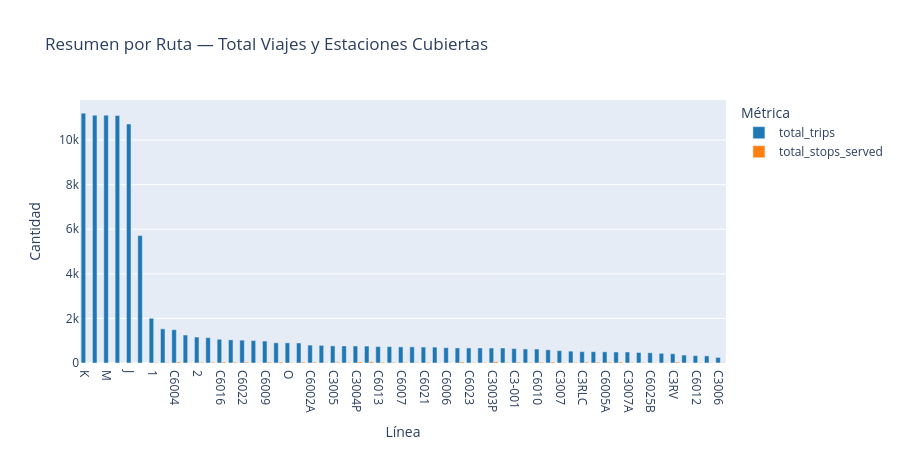

The notebook cell saved with this chart:
### Markdown cell above
## 4. Resumen por Ruta — Viajes y Estaciones Cubiertas

### Code cell
df_r = df_routes.sort_values("total_trips", ascending=False).copy()

fig = px.bar(
    df_r,
    x="route_short_name",
    y=["total_trips", "total_stops_served"],
    barmode="group",
    color_discrete_map={"total_trips": "#1f77b4", "total_stops_served": "#ff7f0e"},
    labels={"route_short_name":"Línea","value":"Cantidad","variable":"Métrica"},
    title="Resumen por Ruta — Total Viajes y Estaciones Cubiertas",
    height=450
)
fig.update_layout(legend_title_text="Métrica")
fig.show()

### Figure 1 — Plotly figure (JSON) as saved in the notebook; plotly's stock layout.template omitted (floating-point values rounded to 4 significant figures)
{"data": [{"alignmentgroup": "True", "hovertemplate": "Métrica=total_trips<br>Línea=%{x}<br>Cantidad=%{y}<extra></extra>", "legendgroup": "total_trips", "marker": {"color": "#1f77b4", "pattern": {"shape": ""}}, "name": "total_trips", "offsetgroup": "total_trips", "orientation": "v", "showlegend": true, "textposition": "auto", "type": "bar", "x": ["K", "H", "M", "P", "J", "L", "1", "A", "C6004", "B", "2", "C6020", "C6016", "C6015A", "C6022", "T-A", "C6009", "C6022A", "O", "C3002", "C6002A", "C6001", "C3005", "C6018", "C3004P", "C3003M", "C6013", "C6008", "C6007", "C6003", "C6021", "C6019", "C6006", "C3004B", "C6023", "C6024", "C3003P", "C6014", "C3-001", "C6025", "C6010", "C6002", "C3007", "C3008", "C3RLC", "C6005", "C6005A", "C3RA", "C3007A", "C3001A", "C6025B", "C6019A", "C3RV", "C6011", "C6012", "C6012A", "C3006"], "xaxis": "x", "y": [11209, 11120, 11120, 11105, 10720, 5716, 2006, 1533, 1494, 1255, 1164, 1136, 1065, 1038, 1025, 1005, 985, 907, 905, 898, 803, 791, 769, 763, 763, 759, 736, 734, 723, 723, 715, 713, 688, 675, 675, 674, 673, 673, 647, 630, 628, 592, 554, 531, 509, 508, 500, 495, 493, 473, 458, 434, 417, 356, 330, 320, 250], "yaxis": "y"}, {"alignmentgroup": "True", "hovertemplate": "Métrica=total_stops_served<br>Línea=%{x}<br>Cantidad=%{y}<extra></extra>", "legendgroup": "total_stops_served", "marker": {"color": "#ff7f0e", "pattern": {"shape": ""}}, "name": "total_stops_served", "offsetgroup": "total_stops_served", "orientation": "v", "showlegend": true, "textposition": "auto", "type": "bar", "x": ["K", "H", "M", "P", "J", "L", "1", "A", "C6004", "B", "2", "C6020", "C6016", "C6015A", "C6022", "T-A", "C6009", "C6022A", "O", "C3002", "C6002A", "C6001", "C3005", "C6018", "C3004P", "C3003M", "C6013", "C6008", "C6007", "C6003", "C6021", "C6019", "C6006", "C3004B", "C6023", "C6024", "C3003P", "C6014", "C3-001", "C6025", "C6010", "C6002", "C3007", "C3008", "C3RLC", "C6005", "C6005A", "C3RA", "C3007A", "C3001A", "C6025B", "C6019A", "C3RV", "C6011", "C6012", "C6012A", "C3006"], "xaxis": "x", "y": [4, 3, 3, 4, 4, 2, 24, 21, 44, 7, 31, 33, 42, 36, 41, 9, 36, 44, 14, 40, 39, 20, 37, 25, 46, 56, 34, 32, 26, 24, 30, 14, 12, 47, 19, 24, 58, 22, 38, 25, 35, 45, 24, 28, 40, 37, 39, 43, 23, 27, 12, 16, 45, 14, 16, 14, 22], "yaxis": "y"}], "layout": {"barmode": "group", "height": 450, "legend": {"title": {"text": "Métrica"}, "tracegroupgap": 0}, "title": {"text": "Resumen por Ruta — Total Viajes y Estaciones Cubiertas"}, "xaxis": {"anchor": "y", "domain": [0, 1], "title": {"text": "Línea"}}, "yaxis": {"anchor": "x", "domain": [0, 1], "title": {"text": "Cantidad"}}}}
